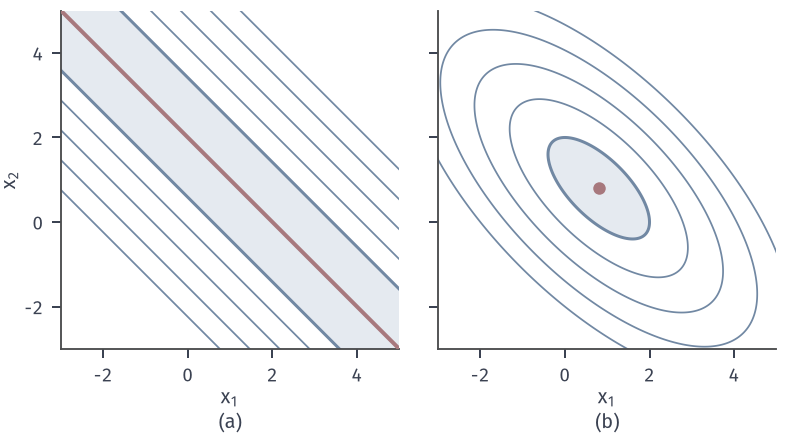

Write the Python code that produced this figure.
from pathlib import Path
import sys
ROOT = next(p for p in Path(__file__).resolve().parents if (p/'build.sh').is_file() and (p/'tex/book.tex').is_file())
sys.path.insert(0, str(ROOT/'figures/00-shared/mathematical-preliminaries-upper/00-shared/comprehension-figures'))
from support import figure, save, BLUE, GREEN, YELLOW, RED, PURPLE, INK, MUTED, GRID, BLUE_FILL, GREEN_FILL, YELLOW_FILL, RED_FILL, PURPLE_FILL
import numpy as np
HERE = Path(__file__).resolve().parent
STROKE = '#4C4D4F'
def panel(fig, left, right, top, bottom, wspace):
    fig.set_layout_engine(None)
    fig.subplots_adjust(left=left, right=right, top=top, bottom=bottom, wspace=wspace)
def tags(fig, axes):
    for ax, s in zip(axes, ('(a)', '(b)', '(c)', '(d)')):
        p = ax.get_position(); fig.text((p.x0+p.x1)/2, .015, s, ha='center', va='bottom')

# f=0.5(x1+x2-2)^2+0.5 gamma ||x||^2，gamma=0 与 0.5 的下水平集 {f<=1}。
fig, axes = figure(width_mm=112, height_mm=62, ncols=2, sharey=True)
panel(fig, .07, .985, .975, .205, .08)
X,Y=np.meshgrid(np.linspace(-3.2,5.2,500),np.linspace(-3.2,5.2,500))
for ax,g in zip(axes,(0,.5)):
    F=.5*(X+Y-2)**2+.5*g*(X**2+Y**2)
    ax.contourf(X,Y,F,levels=[-1,1],colors=[BLUE_FILL])
    ax.contour(X,Y,F,levels=[1],colors=[BLUE],linewidths=1.2)
    ax.contour(X,Y,F,levels=[2.25,4,6.25,9],colors=[BLUE],linewidths=.7)
    ax.set_xlim(-3,5); ax.set_ylim(-3,5); ax.set_aspect('equal'); ax.set_xticks([-2,0,2,4]); ax.set_yticks([-2,0,2,4]); ax.set_xlabel('$x_1$',labelpad=1)
axes[0].set_ylabel('$x_2$',labelpad=2)
s=np.array([-3,5.0]); axes[0].plot(s,2-s,color=RED,lw=1.6,zorder=4)
axes[1].plot([.8],[.8],'o',ms=5,color=RED,mew=0,zorder=4)
tags(fig, axes)
save(fig, HERE, 'figure', {'f':'0.5(x1+x2-2)^2+0.5*gamma*||x||^2','gamma':[0,.5],'sublevel':1,'xstar_gamma_.5':[.8,.8]})
